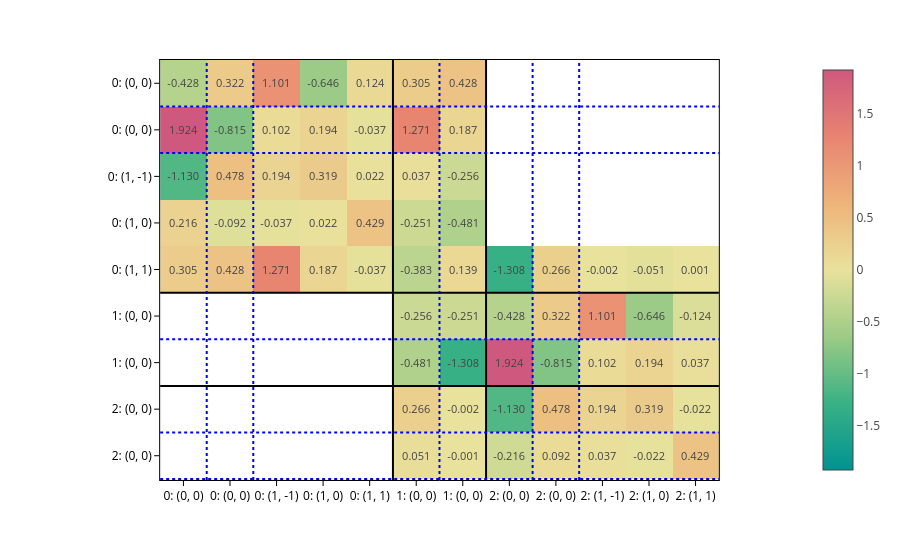

The notebook cell this image was saved under:
### Markdown cell above
And we also provide `plot_basis_matrix`, a nice tool to quickly visualize the matrix and understand what you got.

### Code cell
from graph2mat.tools.viz import plot_basis_matrix

plot_basis_matrix(
    matrix,
    config,
    point_lines={"color": "black"},
    basis_lines={"color": "blue"},
    colorscale="temps",
    text=".3f",
    basis_labels=True,
)

### Figure 1 — Plotly figure (JSON) as saved in the notebook; plotly's stock layout.template omitted (floating-point values rounded to 4 significant figures)
{"data": [{"coloraxis": "coloraxis", "hovertemplate": "x: %{x}<br>y: %{y}<br>color: %{z}<extra></extra>", "name": "0", "texttemplate": "%{z:.3f}", "type": "heatmap", "xaxis": "x", "yaxis": "y", "z": [[-0.428, 0.3218, 1.101, -0.6462, 0.1238, 0.305, 0.4282, NaN, NaN, NaN, NaN, NaN], [1.924, -0.8145, 0.1018, 0.1944, -0.03723, 1.271, 0.1869, NaN, NaN, NaN, NaN, NaN], [-1.13, 0.4782, 0.1944, 0.3188, 0.02186, 0.03693, -0.2561, NaN, NaN, NaN, NaN, NaN], [0.2165, -0.09161, -0.03723, 0.02186, 0.4287, -0.2506, -0.4812, NaN, NaN, NaN, NaN, NaN], [0.305, 0.4282, 1.271, 0.1869, -0.03693, -0.3826, 0.1387, -1.308, 0.2662, -0.002223, -0.05098, 0.001355], [NaN, NaN, NaN, NaN, NaN, -0.2561, -0.2506, -0.428, 0.3218, 1.101, -0.6462, -0.1238], [NaN, NaN, NaN, NaN, NaN, -0.4812, -1.308, 1.924, -0.8145, 0.1018, 0.1944, 0.03723], [NaN, NaN, NaN, NaN, NaN, 0.2662, -0.002223, -1.13, 0.4782, 0.1944, 0.3188, -0.02186], [NaN, NaN, NaN, NaN, NaN, 0.05098, -0.001355, -0.2165, 0.09161, 0.03723, -0.02186, 0.4287]]}], "layout": {"coloraxis": {"cmid": 0, "colorscale": [[0, "rgb(0, 147, 146)"], [0.1667, "rgb(57, 177, 133)"], [0.3333, "rgb(156, 203, 134)"], [0.5, "rgb(233, 226, 156)"], [0.6667, "rgb(238, 180, 121)"], [0.8333, "rgb(232, 132, 113)"], [1, "rgb(207, 89, 126)"]]}, "margin": {"t": 60}, "shapes": [{"line": {"color": "black"}, "type": "line", "x0": 0, "x1": 1, "xref": "x domain", "y0": 4.5, "y1": 4.5, "yref": "y"}, {"line": {"color": "black"}, "type": "line", "x0": 4.5, "x1": 4.5, "xref": "x", "y0": 0, "y1": 1, "yref": "y domain"}, {"line": {"color": "black"}, "type": "line", "x0": 0, "x1": 1, "xref": "x domain", "y0": 6.5, "y1": 6.5, "yref": "y"}, {"line": {"color": "black"}, "type": "line", "x0": 6.5, "x1": 6.5, "xref": "x", "y0": 0, "y1": 1, "yref": "y domain"}, {"line": {"color": "blue", "dash": "dot"}, "type": "line", "x0": 0, "x1": 1, "xref": "x domain", "y0": 0.5, "y1": 0.5, "yref": "y"}, {"line": {"color": "blue", "dash": "dot"}, "type": "line", "x0": 0.5, "x1": 0.5, "xref": "x", "y0": 0, "y1": 1, "yref": "y domain"}, {"line": {"color": "blue", "dash": "dot"}, "type": "line", "x0": 0, "x1": 1, "xref": "x domain", "y0": 1.5, "y1": 1.5, "yref": "y"}, {"line": {"color": "blue", "dash": "dot"}, "type": "line", "x0": 1.5, "x1": 1.5, "xref": "x", "y0": 0, "y1": 1, "yref": "y domain"}, {"line": {"color": "blue", "dash": "dot"}, "type": "line", "x0": 0, "x1": 1, "xref": "x domain", "y0": 5.5, "y1": 5.5, "yref": "y"}, {"line": {"color": "blue", "dash": "dot"}, "type": "line", "x0": 5.5, "x1": 5.5, "xref": "x", "y0": 0, "y1": 1, "yref": "y domain"}, {"line": {"color": "blue", "dash": "dot"}, "type": "line", "x0": 0, "x1": 1, "xref": "x domain", "y0": 7.5, "y1": 7.5, "yref": "y"}, {"line": {"color": "blue", "dash": "dot"}, "type": "line", "x0": 7.5, "x1": 7.5, "xref": "x", "y0": 0, "y1": 1, "yref": "y domain"}, {"line": {"color": "blue", "dash": "dot"}, "type": "line", "x0": 0, "x1": 1, "xref": "x domain", "y0": 8.5, "y1": 8.5, "yref": "y"}, {"line": {"color": "blue", "dash": "dot"}, "type": "line", "x0": 8.5, "x1": 8.5, "xref": "x", "y0": 0, "y1": 1, "yref": "y domain"}], "xaxis": {"anchor": "y", "constrain": "domain", "domain": [0, 1], "scaleanchor": "y", "ticktext": ["0: (0, 0)", "0: (0, 0)", "0: (1, -1)", "0: (1, 0)", "0: (1, 1)", "1: (0, 0)", "1: (0, 0)", "2: (0, 0)", "2: (0, 0)", "2: (1, -1)", "2: (1, 0)", "2: (1, 1)"], "tickvals": [0, 1, 2, 3, 4, 5, 6, 7, 8, 9, 10, 11]}, "yaxis": {"anchor": "x", "autorange": "reversed", "constrain": "domain", "domain": [0, 1], "ticktext": ["0: (0, 0)", "0: (0, 0)", "0: (1, -1)", "0: (1, 0)", "0: (1, 1)", "1: (0, 0)", "1: (0, 0)", "2: (0, 0)", "2: (0, 0)", "2: (1, -1)", "2: (1, 0)", "2: (1, 1)"], "tickvals": [0, 1, 2, 3, 4, 5, 6, 7, 8, 9, 10, 11]}}}
